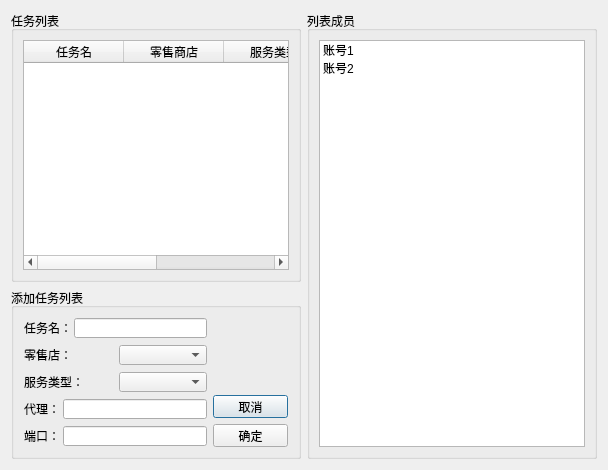
<?xml version="1.0" encoding="UTF-8"?>
<ui version="4.0">
 <class>TaskListDLG</class>
 <widget class="QDialog" name="TaskListDLG">
  <property name="geometry">
   <rect>
    <x>0</x>
    <y>0</y>
    <width>608</width>
    <height>470</height>
   </rect>
  </property>
  <property name="windowTitle">
   <string>任务管理</string>
  </property>
  <layout class="QHBoxLayout" name="horizontalLayout_8">
   <item>
    <layout class="QVBoxLayout" name="verticalLayout_3">
     <item>
      <widget class="QGroupBox" name="groupBox">
       <property name="title">
        <string>任务列表</string>
       </property>
       <layout class="QVBoxLayout" name="verticalLayout">
        <item>
         <widget class="QTableWidget" name="lWTaskList">
          <column>
           <property name="text">
            <string>任务名</string>
           </property>
          </column>
          <column>
           <property name="text">
            <string>零售商店</string>
           </property>
          </column>
          <column>
           <property name="text">
            <string>服务类型</string>
           </property>
          </column>
          <column>
           <property name="text">
            <string>代理</string>
           </property>
          </column>
         </widget>
        </item>
       </layout>
      </widget>
     </item>
     <item>
      <widget class="QGroupBox" name="groupBox_4">
       <property name="maximumSize">
        <size>
         <width>16777215</width>
         <height>171</height>
        </size>
       </property>
       <property name="title">
        <string>添加任务列表</string>
       </property>
       <layout class="QHBoxLayout" name="horizontalLayout_9">
        <item>
         <layout class="QHBoxLayout" name="horizontalLayout_2">
          <item>
           <layout class="QVBoxLayout" name="verticalLayout_2">
            <item>
             <layout class="QHBoxLayout" name="horizontalLayout">
              <item>
               <widget class="QLabel" name="label">
                <property name="maximumSize">
                 <size>
                  <width>44</width>
                  <height>20</height>
                 </size>
                </property>
                <property name="text">
                 <string>任务名：</string>
                </property>
               </widget>
              </item>
              <item>
               <widget class="QLineEdit" name="lineEdit">
                <property name="maximumSize">
                 <size>
                  <width>133</width>
                  <height>20</height>
                 </size>
                </property>
               </widget>
              </item>
             </layout>
            </item>
            <item>
             <layout class="QHBoxLayout" name="horizontalLayout_3">
              <item>
               <widget class="QLabel" name="label_2">
                <property name="maximumSize">
                 <size>
                  <width>89</width>
                  <height>20</height>
                 </size>
                </property>
                <property name="text">
                 <string>零售店：</string>
                </property>
               </widget>
              </item>
              <item>
               <widget class="QComboBox" name="comboBox_2">
                <property name="maximumSize">
                 <size>
                  <width>88</width>
                  <height>20</height>
                 </size>
                </property>
               </widget>
              </item>
             </layout>
            </item>
            <item>
             <layout class="QHBoxLayout" name="horizontalLayout_4">
              <item>
               <widget class="QLabel" name="label_3">
                <property name="maximumSize">
                 <size>
                  <width>89</width>
                  <height>20</height>
                 </size>
                </property>
                <property name="text">
                 <string>服务类型：</string>
                </property>
               </widget>
              </item>
              <item>
               <widget class="QComboBox" name="comboBox">
                <property name="maximumSize">
                 <size>
                  <width>88</width>
                  <height>20</height>
                 </size>
                </property>
               </widget>
              </item>
             </layout>
            </item>
            <item>
             <layout class="QHBoxLayout" name="horizontalLayout_6">
              <item>
               <widget class="QLabel" name="label_4">
                <property name="maximumSize">
                 <size>
                  <width>33</width>
                  <height>20</height>
                 </size>
                </property>
                <property name="text">
                 <string>代理：</string>
                </property>
               </widget>
              </item>
              <item>
               <widget class="QLineEdit" name="lineEdit_2">
                <property name="maximumSize">
                 <size>
                  <width>144</width>
                  <height>20</height>
                 </size>
                </property>
               </widget>
              </item>
             </layout>
            </item>
            <item>
             <layout class="QHBoxLayout" name="horizontalLayout_5">
              <item>
               <widget class="QLabel" name="label_5">
                <property name="maximumSize">
                 <size>
                  <width>33</width>
                  <height>20</height>
                 </size>
                </property>
                <property name="text">
                 <string>端口：</string>
                </property>
               </widget>
              </item>
              <item>
               <widget class="QLineEdit" name="lineEdit_3">
                <property name="maximumSize">
                 <size>
                  <width>144</width>
                  <height>20</height>
                 </size>
                </property>
               </widget>
              </item>
             </layout>
            </item>
           </layout>
          </item>
          <item>
           <layout class="QVBoxLayout" name="verticalLayout_4">
            <item>
             <spacer name="verticalSpacer">
              <property name="orientation">
               <enum>Qt::Vertical</enum>
              </property>
              <property name="sizeHint" stdset="0">
               <size>
                <width>20</width>
                <height>40</height>
               </size>
              </property>
             </spacer>
            </item>
            <item>
             <widget class="QPushButton" name="pushButton_2">
              <property name="maximumSize">
               <size>
                <width>75</width>
                <height>23</height>
               </size>
              </property>
              <property name="text">
               <string>取消</string>
              </property>
             </widget>
            </item>
            <item>
             <widget class="QPushButton" name="pushButton">
              <property name="maximumSize">
               <size>
                <width>75</width>
                <height>23</height>
               </size>
              </property>
              <property name="text">
               <string>确定</string>
              </property>
             </widget>
            </item>
           </layout>
          </item>
         </layout>
        </item>
       </layout>
       <zorder></zorder>
      </widget>
     </item>
    </layout>
   </item>
   <item>
    <widget class="QGroupBox" name="groupBox_2">
     <property name="maximumSize">
      <size>
       <width>292</width>
       <height>16777215</height>
      </size>
     </property>
     <property name="title">
      <string>列表成员</string>
     </property>
     <layout class="QHBoxLayout" name="horizontalLayout_7">
      <item>
       <widget class="QListWidget" name="lWAccounts">
        <property name="maximumSize">
         <size>
          <width>282</width>
          <height>16777215</height>
         </size>
        </property>
        <item>
         <property name="text">
          <string>账号1</string>
         </property>
        </item>
        <item>
         <property name="text">
          <string>账号2</string>
         </property>
        </item>
       </widget>
      </item>
     </layout>
    </widget>
   </item>
  </layout>
 </widget>
 <resources/>
 <connections/>
</ui>
